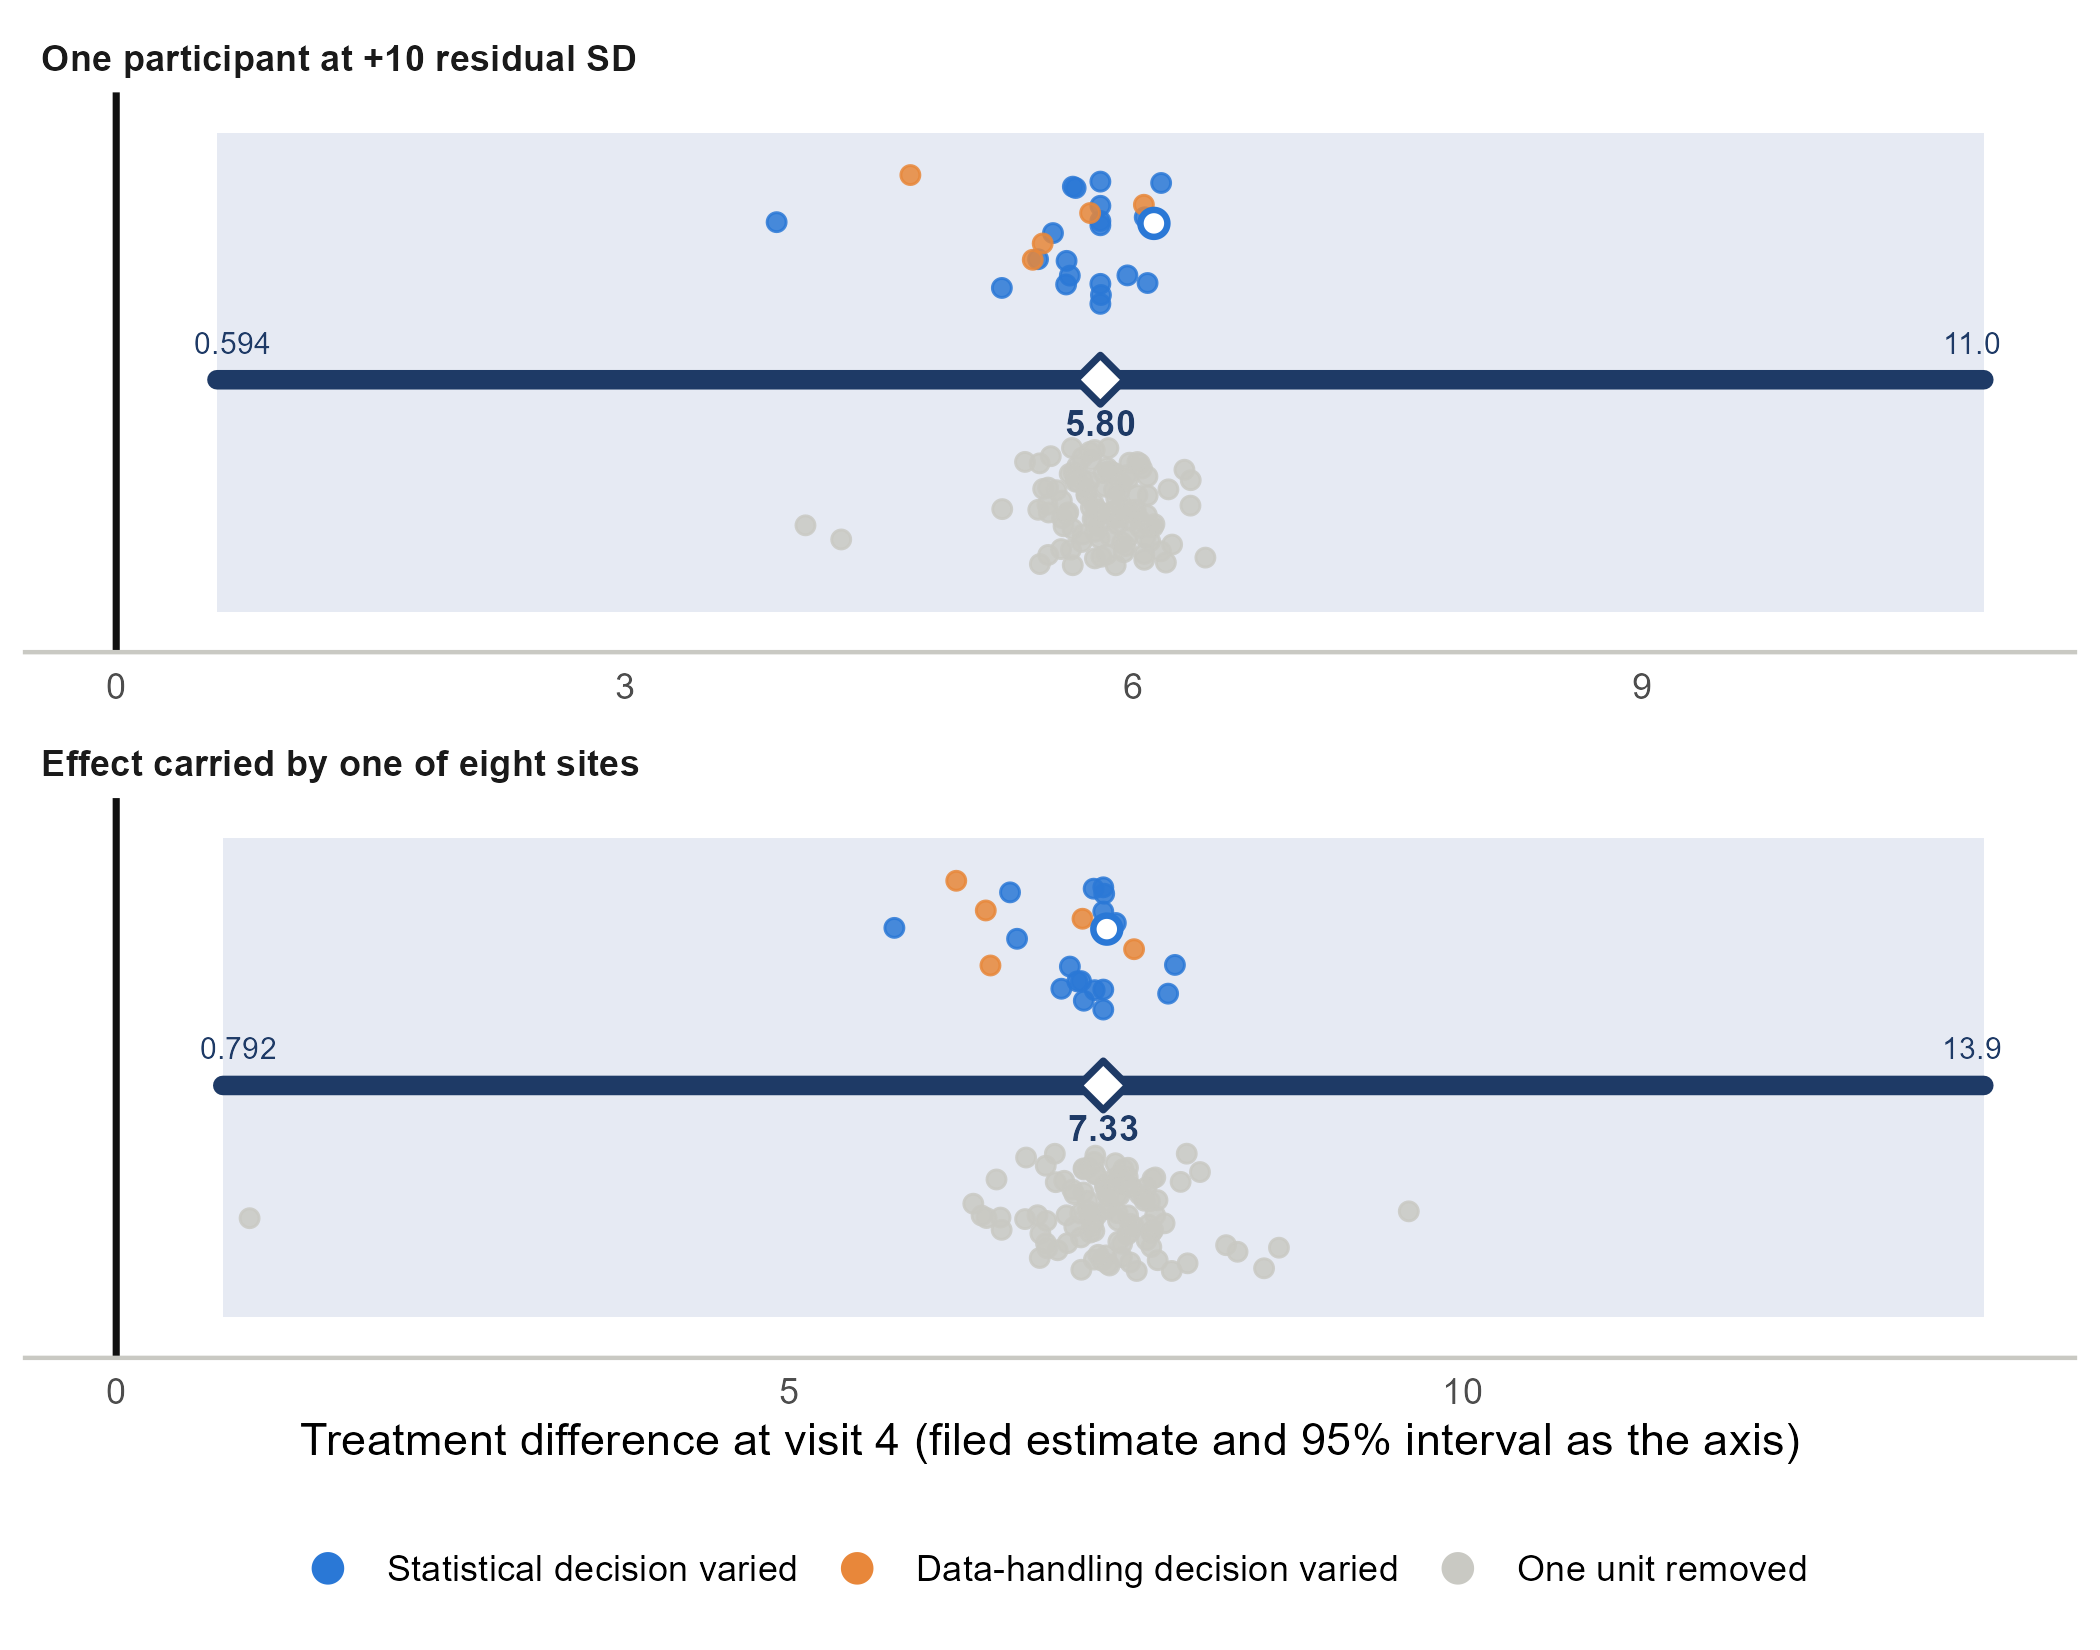

R code for this plot:
## Figure S1: the two broken-trial swarms (one participant at +10 residual SD; the effect carried by one of eight sites),
## displays only. Reads results/broken_trials_results.rds (Job 4). PDF and PNG, 7 in wide.
source(file.path(dirname(sub("^--file=", "", commandArgs()[grepl("^--file=", commandArgs())])), "..", "scripts", "setup.R"))
suppressPackageStartupMessages(library(ggplot2))
t0 <- log_header("figS1_broken_trials")
res <- readRDS(file.path(RESULTS, "broken_trials_results.rds"))
g <- plot_swarm(res, xlab = "Treatment difference at visit 4 (filed estimate and 95% interval as the axis)")
for (ext in c("pdf", "png")) ggsave(file.path(FIGURES, paste0("figS1_broken_trials.", ext)), g, width = 7, height = 5.5, dpi = 300, bg = "white")
writeLines(attr(g, "caption"), file.path(FIGURES, "figS1_broken_trials_caption.txt")); cat(attr(g, "caption"), sep = "\n")
log_footer("figS1_broken_trials", t0)
